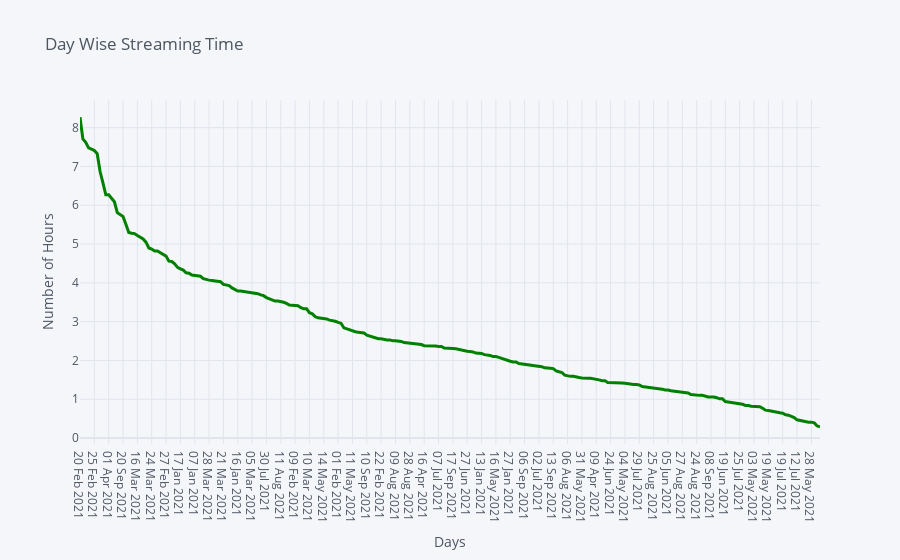

The notebook cell saved with this chart:
### Code cell
#Making a plot showing Day Wise Streaming Time in Hours and Day
day_wise['Hours Played'].iplot(color='green',
title='Day Wise Streaming Time', yTitle = 'Number of Hours', xTitle = 'Days', width = 3)

### Figure 1 — Plotly figure (JSON) as saved in the notebook; plotly's stock layout.template omitted (floating-point values rounded to 4 significant figures; data arrays with more than 128 entries replaced by an {"elided": "..."} marker saying what was removed)
{"data": [{"line": {"color": "rgba(0, 128, 0, 1.0)", "dash": "solid", "shape": "linear", "width": 3}, "mode": "lines", "name": "Hours Played", "text": "", "type": "scatter", "x": {"elided": "259 str values"}, "y": {"elided": "259 float values"}}], "layout": {"legend": {"bgcolor": "#F5F6F9", "font": {"color": "#4D5663"}}, "paper_bgcolor": "#F5F6F9", "plot_bgcolor": "#F5F6F9", "title": {"font": {"color": "#4D5663"}, "text": "Day Wise Streaming Time"}, "xaxis": {"gridcolor": "#E1E5ED", "showgrid": true, "tickfont": {"color": "#4D5663"}, "title": {"font": {"color": "#4D5663"}, "text": "Days"}, "zerolinecolor": "#E1E5ED"}, "yaxis": {"gridcolor": "#E1E5ED", "showgrid": true, "tickfont": {"color": "#4D5663"}, "title": {"font": {"color": "#4D5663"}, "text": "Number of Hours"}, "zerolinecolor": "#E1E5ED"}}}
